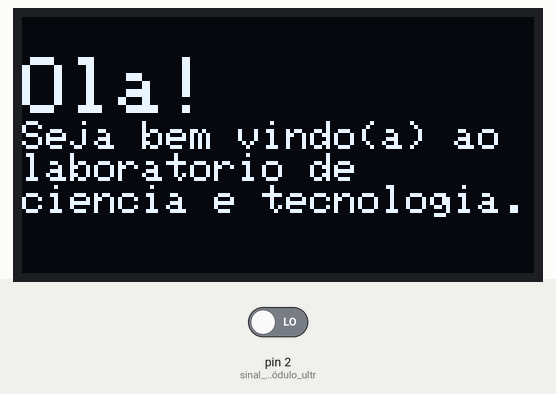
Bench run of a sketch on a simulated Arduino Uno, built with avr-gcc and run on an emulated ATmega328P. On the bench: 128×64 one-colour display. Inputs (shaded band) come from the test bench; at power-on: pin 2 (sinal_echo_do_módulo_ultr) LOW. What the sketch prints to the serial monitor is not drawn.

Above: at 0.1 s.
At 5.1 s:
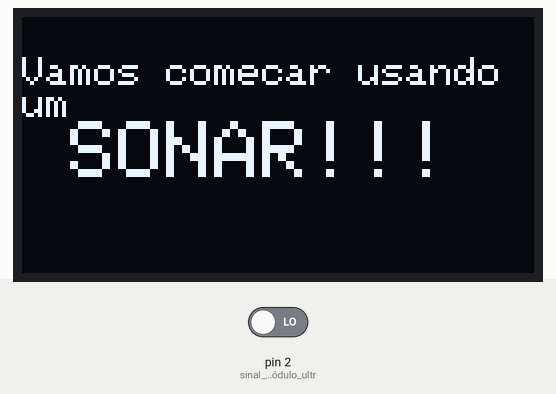
At 11.2 s:
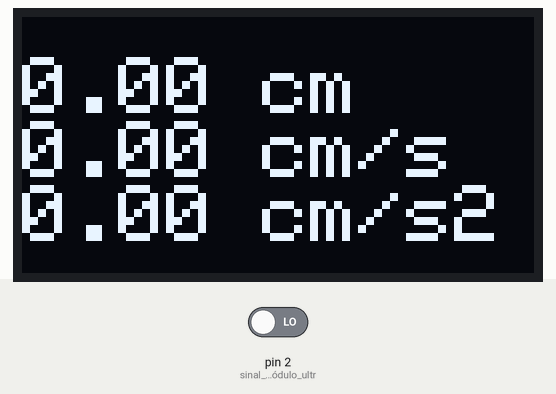

Measured:
- what the display in image 1 shows lasts 6.0 s, from 5.1 s to 11.1 s

The sketch:

DisplayOLED01.ino
```cpp
/*******************************************************************************
*
*    Projeto: Hello Word! - COMUNICAÇÃO I2C
*    Data: 30/09/2020
*            http://squids.com.br/arduino
*
*******************************************************************************/
/*adaptado por danilo lima
 * retirado de http://www.squids.com.br/arduino/index.php/projetos-arduino/projetos-squids/basico/297-projeto-90-como-controlar-um-display-oled-ssd1306-no-arduino
 * adicionei sensor ultrasonico
 */
#include <SPI.h>
#include <Wire.h>
#include <Adafruit_GFX.h>
#include <Adafruit_SSD1306.h>

float eco=0, x1=0, x2=0, t1=0, t2=0, v1=0, v2=0, a;


const byte SCREEN_WIDTH = 128; // OLED display width, in pixels
const byte SCREEN_HEIGHT = 64; // OLED display height, in pixels

// Declaration for an SSD1306 display connected to I2C (SDA, SCL pins)
const int OLED_RESET = -1; // Reset pin # (or -1 if sharing Arduino reset pin)
Adafruit_SSD1306 display(SCREEN_WIDTH, SCREEN_HEIGHT, &Wire, OLED_RESET);

void setup() {
//inicializano comunicação serial e configurando ultrasom hc-sr04
Serial.begin(9600);
pinMode(2,INPUT);//sinal echo do módulo ultrasonico (sonar)
pinMode(3,OUTPUT);//triger do sonar
// initialize with the I2C addr 0x3C
display.begin(SSD1306_SWITCHCAPVCC, 0x3C);

// Clear the buffer.
display.clearDisplay();

// Display Text "Hello Word"
display.clearDisplay();
display.setTextSize(2);
display.setTextColor(WHITE);
display.setCursor(0,10);
display.println("Ola!");
display.setTextSize(1);
display.println("Seja bem vindo(a) ao");
display.println("laboratorio de");
display.println("ciencia e tecnologia.");
display.display();
delay(5000);
display.clearDisplay();
display.setTextSize(1);
display.setTextColor(WHITE);
display.setCursor(0,10);
display.println("Vamos comecar usando um");
display.print("  ");
display.setTextSize(2);
display.println("SONAR!!!");
display.display();
delay(5000);
}

void loop() {
  digitalWrite(3,HIGH);
  delay(10);
  digitalWrite(3,LOW);
  eco=pulseIn(2,HIGH);
  t1=t2;
  t2=millis();
  x1=x2;
  x2=15.6*eco/897;
  v1=v2;
  v2=1000*(x2-x1)/(t2-t1);
  a=1000*(v2-v1)/(t2-t1);
  Serial.println(x1);
  display.clearDisplay();
  display.setTextSize(2);
  display.setTextColor(WHITE);
  display.setCursor(0,10);
  display.print(x2);
  display.println(" cm");
  display.print(abs(v2));
  display.println(" cm/s");
  display.print(abs(a));
  display.println(" cm/s2");
  display.display();
  delay(1000);
  }
```
